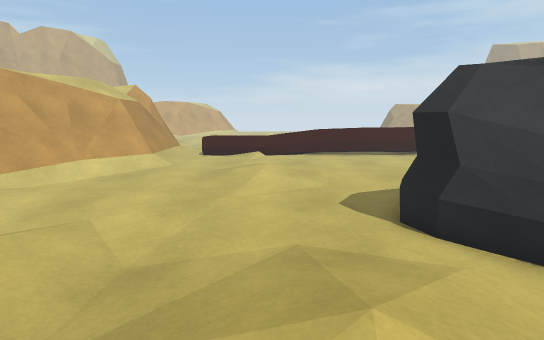
[1] (above)

17 first-person views from a walk through a scene from a Unity 3-D project. The camera is 1.2 m above the floor, tilts 10° down and sees 85° across. The floor is counted in squares, 0.5 m on a side. Each view is taken from the middle of a square. On the plan, view 1 faces up. The plan holds only what a view shows up to about 19 squares ahead; the rest is blank. The place goes on beyond the plan.

[2]
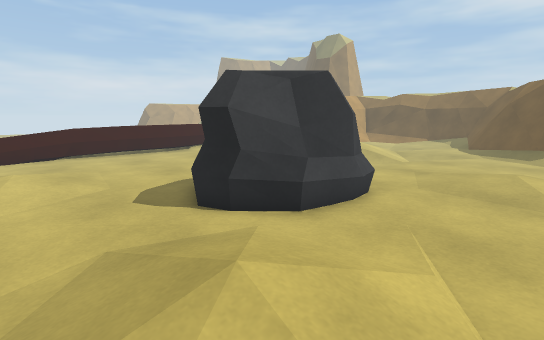

[3]
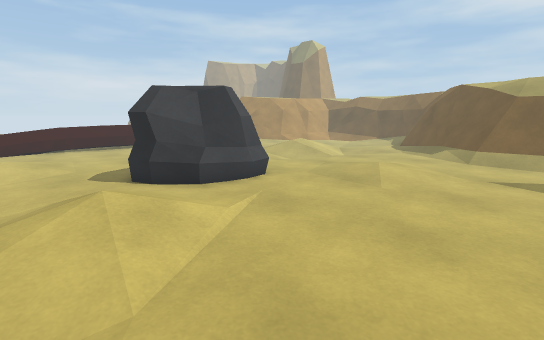

[4]
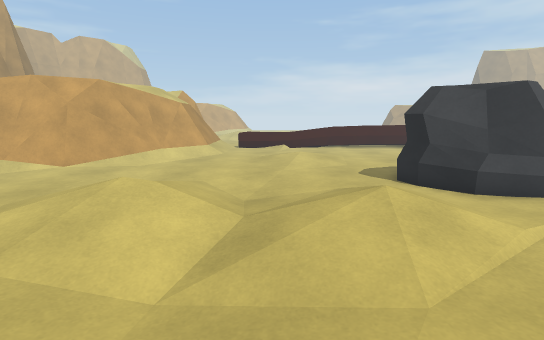

[5]
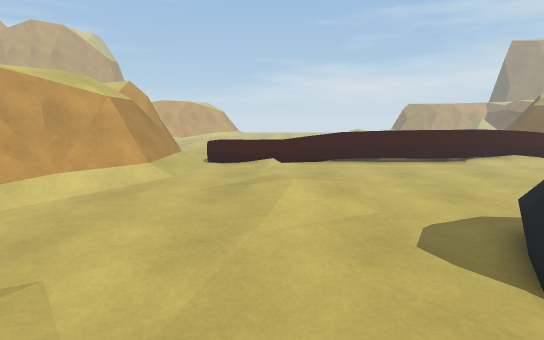

[6]
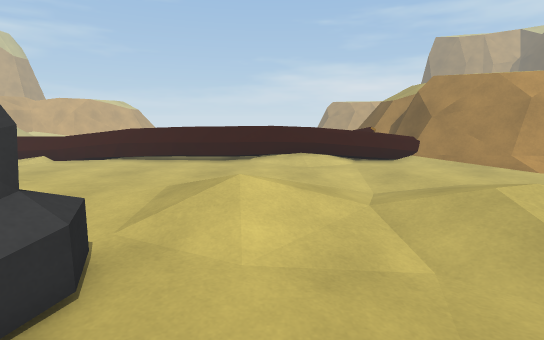

[7]
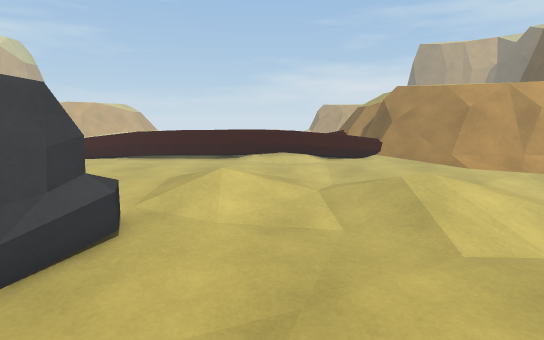

[8]
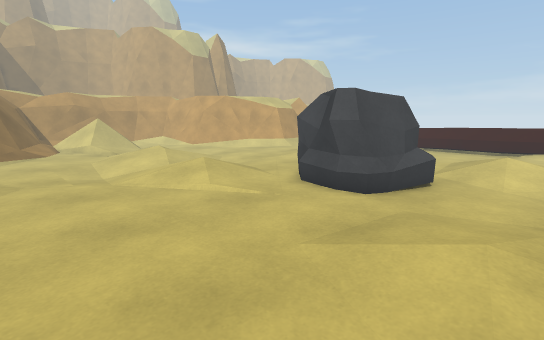

[9]
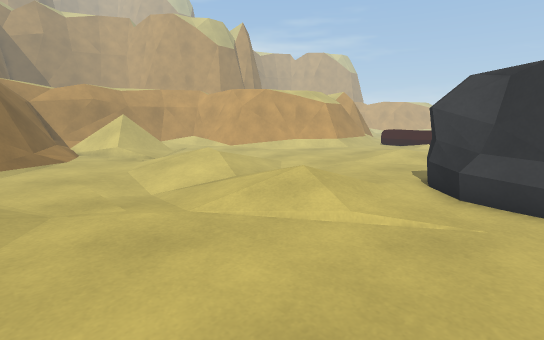

[10]
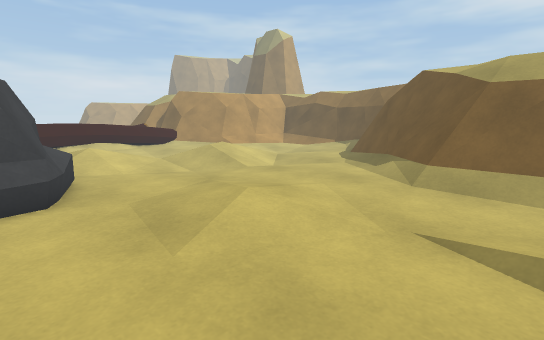

[11]
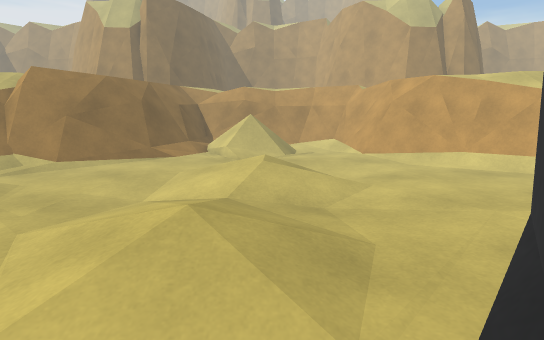

[12]
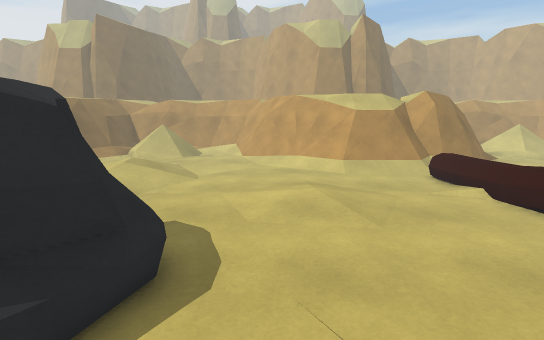

[13]
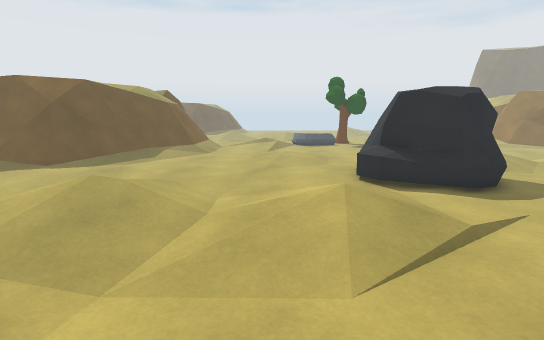

[14]
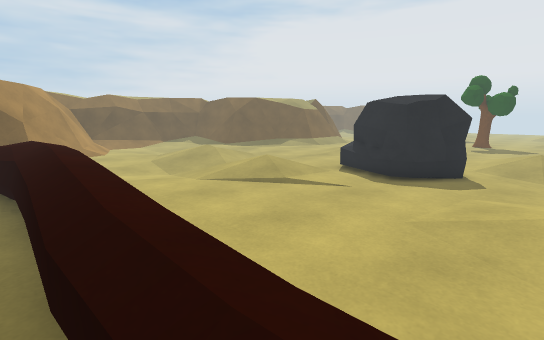

[15]
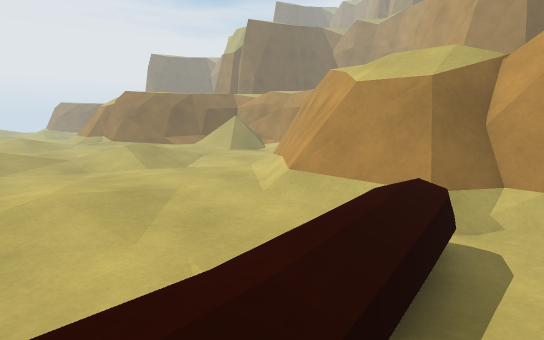

[16]
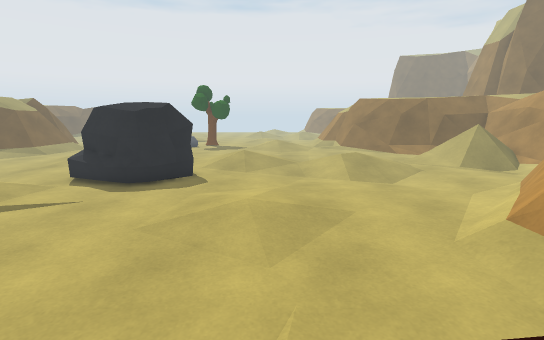

[17]
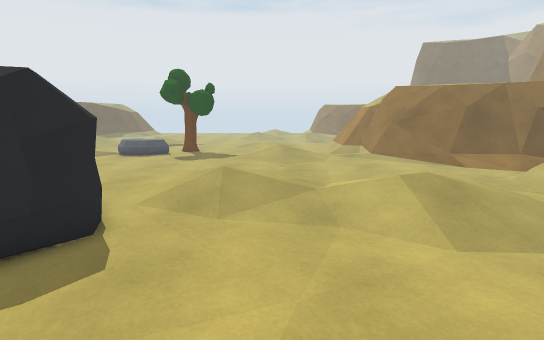

### Floor plan
Key: @ floor where view 1 was taken; # wall or solid block; x gap in a wall; . main floor; : floor 0.25 m higher than the main floor; - floor 0.25 m lower than the main floor; + floor 0.75 m higher than the main floor; / step, stairs or slope; = window, fence, low wall or low ledge; ^ raised ledge; v drop or lower ground; O other object.
Columns run from 13 left of view 1 to 23 right of it. Each row starts with its distance up from view 1.
 23     #=/...////.v  vvvv =   ===   =##
 22     #=/.=.///=OOOOOOOOOx++++     =##
 21     #^=/====/=====================^##
 20     ##=/..../.....................=##
 19     ##=/...........................=#
 18     ##=/...................-----....=
 17    ###=/..................-------....
 16   ###==/..................--------...
 15   ##^=/....................-------...
 14  ##^=/................///...--//.  ..
 13  ##=/..................:::./-../.. --
 12 ##=/.................../://....::...-
 11 #=#.-...................///--//:::..
 10 =#..--------......OO....//---/////.--
  9 ...----------....OOOOO..-----//.//---
  8 ...-----------...OOOOOO..-----/-----.
  7 ...-----------..OOOOOOO..-----------.
  6 ...--//.//-----..OOOOOO...----------.
  5 /..-///.//---/....OOOO....---------..
  4 /.....:///--.//.....O............--./
  3 /.....:::...//::.................../=
  2 ////.../..-//:::................../=#
  1 /...-..//--...///................/=^#
  0 .....-------.@................../#=##
 -1 .....--------................../#=###
 -2 #/....-------................../=##
 -3 #=#....------................../=#
 -4 ##==...-----.................../=#
 -5  ###=........................../=#

Positions as (right, up) in squares from view 1, and headings:
1: (0, 0), facing up
2: (-1, 0), facing up-right
3: (-1, -5), facing up-right
4: (-2, -5), facing up
5: (-1, 3), facing up
6: (12, 4), facing up
7: (13, 1), facing up
8: (13, -5), facing up-left
9: (7, -5), facing up-left
10: (7, -5), facing up-right
11: (6, 4), facing left
12: (11, 12), facing left
13: (13, 20), facing down
14: (0, 23), facing down-right
15: (1, 23), facing down-left
16: (-1, 23), facing down
17: (-1, 14), facing down
